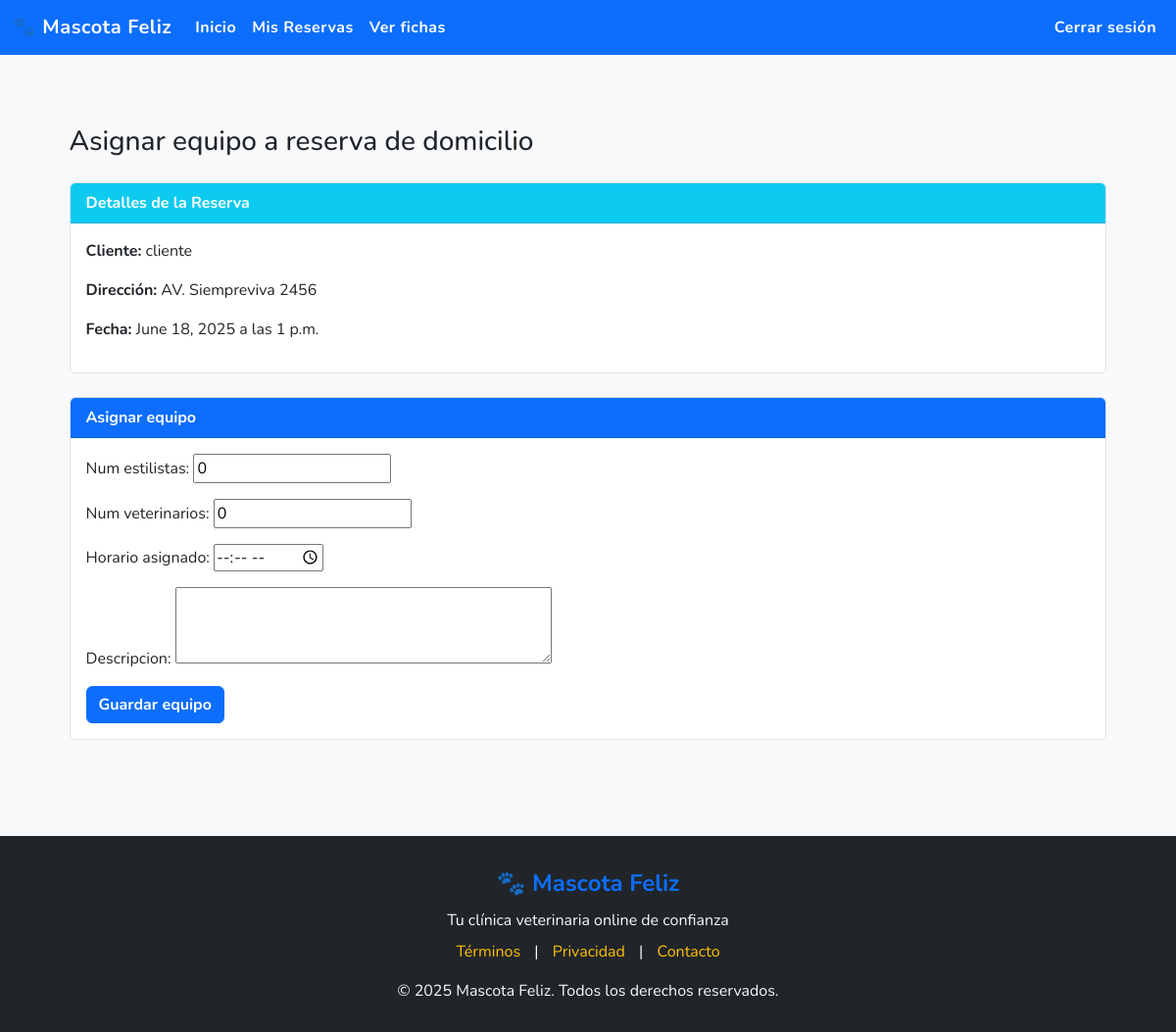
Page /reservas/2/equipo/ (signed in) on the earlier database version.
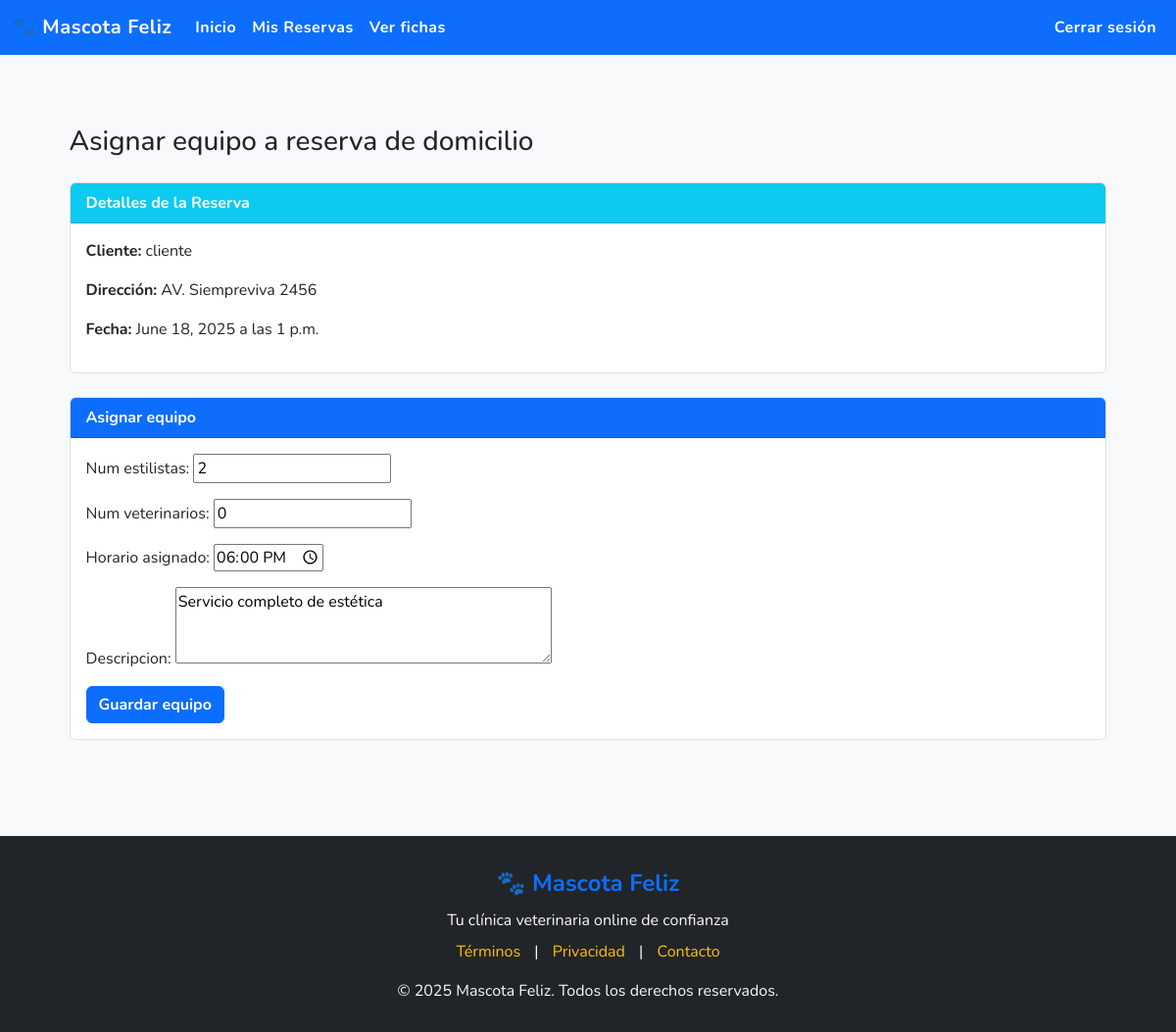
Same page on the later database version.
### core/models.py (models this page shows, shortened)
class ServicioDomicilio(models.Model):
    reserva = models.OneToOneField(
        Reserva,
        on_delete=models.CASCADE,
        limit_choices_to={'tipo_reserva': 'domicilio'}
    )
    num_estilistas = models.PositiveSmallIntegerField(default=0)
    num_veterinarios = models.PositiveSmallIntegerField(default=0)
    descripcion = models.TextField(blank=True)
    horario_asignado = models.TimeField(null=True, blank=True)
    estado = models.CharField(max_length=50, default="pendiente")

### app/views.py (the view)
# urls.py: path('reservas/<int:reserva_id>/equipo/', views.asignar_equipo_domicilio, name='asignar_equipo_domicilio'),
@login_required
def asignar_equipo_domicilio(request, reserva_id):
    reserva = get_object_or_404(Reserva, id=reserva_id, tipo_reserva='domicilio')
    try:
        servicio = ServicioDomicilio.objects.get(reserva=reserva)
    except ServicioDomicilio.DoesNotExist:
        servicio = None
    if request.method == 'POST':
        form = ServicioDomicilioForm(request.POST, instance=servicio)
        if form.is_valid():
            nuevo_servicio = form.save(commit=False)
            nuevo_servicio.reserva = reserva
            nuevo_servicio.save()
            messages.success(request, "Equipo asignado correctamente.")
            return redirect('panel')
    else:
        form = ServicioDomicilioForm(instance=servicio)
    return render(request, 'pages/operador/crear_equipo_movil.html', {
        'reserva': reserva,
        'form': form
    })

### core/forms.py (shortened to what this page needs)
class ServicioDomicilioForm(forms.ModelForm):
    class Meta:
        model = ServicioDomicilio
        fields = ['num_estilistas', 'num_veterinarios', 'horario_asignado', 'descripcion']
        widgets = {
            'descripcion': forms.Textarea(attrs={'rows': 3}),
            'horario_asignado': forms.TimeInput(attrs={'type': 'time'}),
        }

### app/templates/pages/operador/crear_equipo_movil.html (shortened to what this page needs)
{% extends 'base/base.html' %}
{% block content %}
<div class="container mt-5 mb-5">
    <h3 class="mb-4">Asignar equipo a reserva de domicilio</h3>
    <div class="card mb-4">
        <div class="card-header bg-info text-white">
            Detalles de la Reserva
        </div>
        <div class="card-body">
            <p><strong>Cliente:</strong> {{ reserva.cliente.username }}</p>
            <p><strong>Dirección:</strong> {{ reserva.direccion }}</p>
            <p><strong>Fecha:</strong> {{ reserva.fecha }} a las {{ reserva.hora }}</p>
        </div>
    </div>
    <div class="card">
        <div class="card-header bg-primary text-white">
            Asignar equipo
        </div>
        <div class="card-body">
            <form method="POST">
                {{ form.as_p }}
                <button type="submit" class="btn btn-primary">Guardar equipo</button>
            </form>
        </div>
    </div>
</div>
{% endblock %}

Differences in the rows shown:
added ServicioDomicilio: num_estilistas "2", num_veterinarios "0", horario_asignado "18:00:00", descripcion "Servicio completo de estética"
Other differences:
form field num_estilistas: "0" → (not shown)
form field num_veterinarios: "0" → (not shown)
